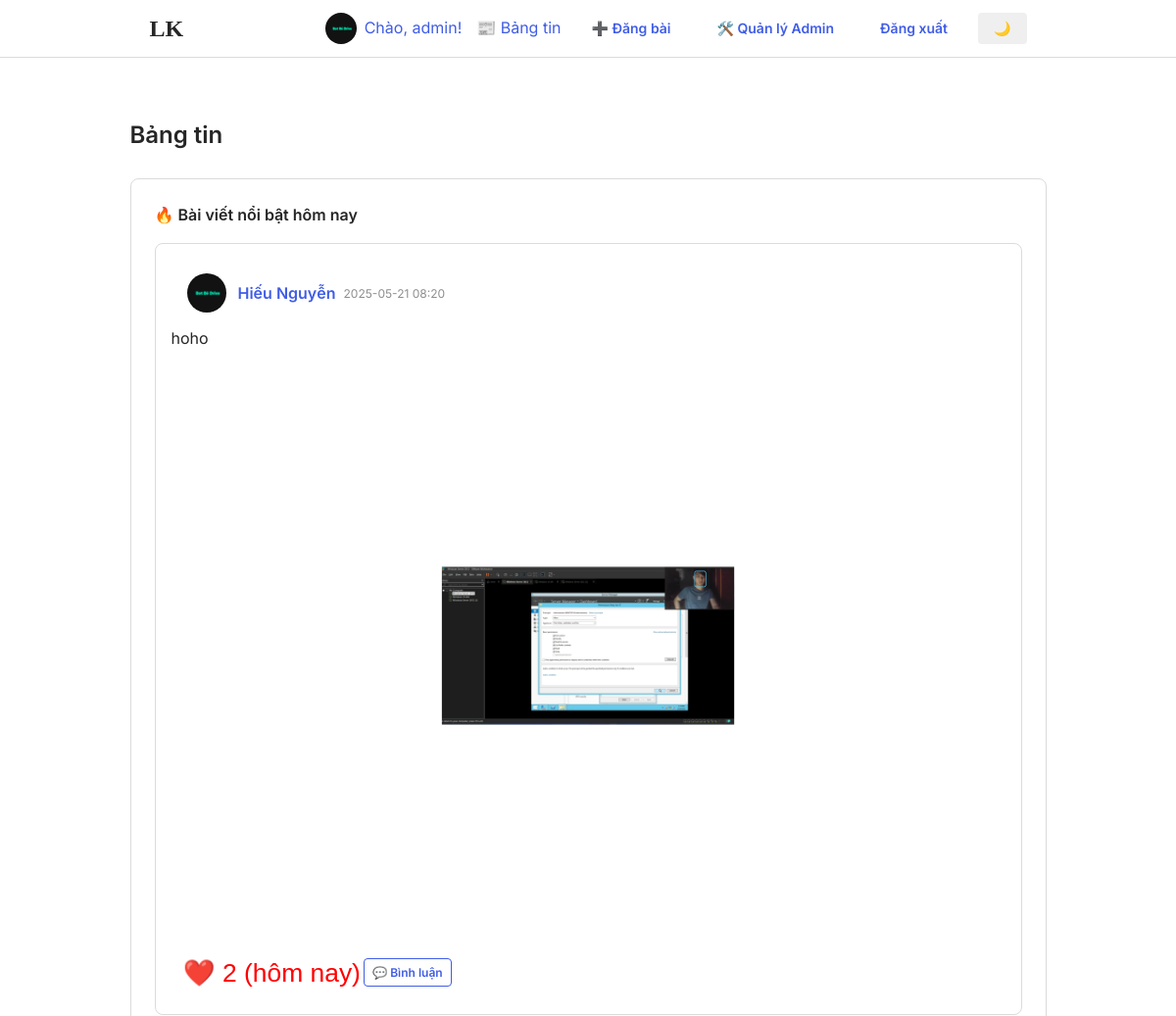
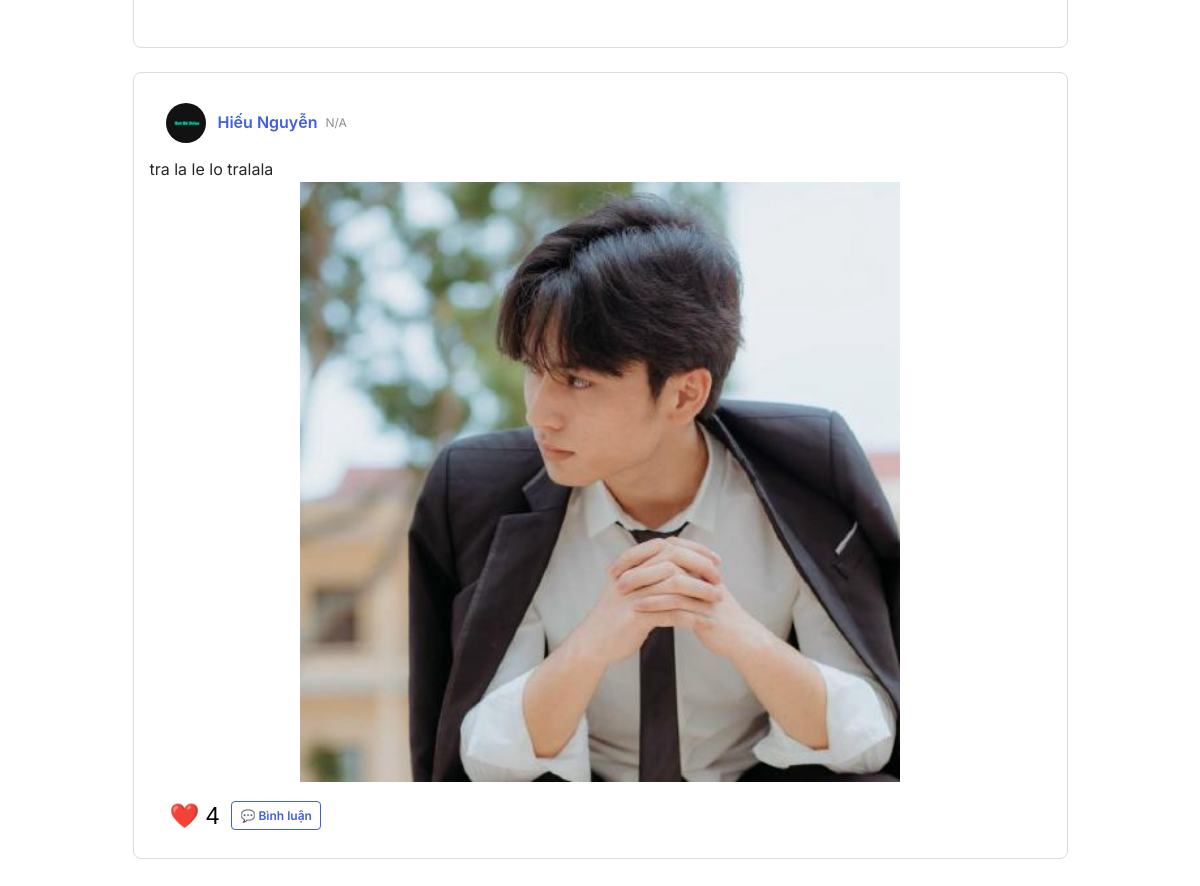
The app's page /home (signed in) with its own data (2 pictures, top to bottom).
### app/models.py (models this page shows, shortened)
class User(db.Model, UserMixin):
    id = db.Column(db.Integer, primary_key=True)
    username = db.Column(db.String(64), unique=True, nullable=False)
    email = db.Column(db.String(120), unique=True, nullable=False)
    password = db.Column(db.String(128), nullable=False)
    avatar = db.Column(db.String(200), default='default.jpg')
    total_hearts = db.Column(db.Integer, default=0)
    is_admin = db.Column(db.Boolean, default=False)
    is_active = db.Column(db.Boolean, default=True)
    posts = db.relationship('Post', back_populates='user', lazy=True, cascade='all, delete-orphan')
    comments = db.relationship('Comment', back_populates='user', lazy=True, cascade='all, delete-orphan')
    post_likes = db.relationship('Like', back_populates='user', lazy=True)
    comment_likes = db.relationship('Comment', secondary=comment_likes, back_populates='liked_by', lazy='dynamic')
    sent_messages = db.relationship('Message', foreign_keys='Message.sender_id', back_populates='sender', lazy=True)
    received_messages = db.relationship('Message', foreign_keys='Message.receiver_id', back_populates='receiver', lazy=True)
    sent_friend_requests = db.relationship('Friendship', foreign_keys='Friendship.user_id', back_populates='user', lazy=True)
    received_friend_requests = db.relationship('Friendship', foreign_keys='Friendship.friend_id', back_populates='friend', lazy=True)
    calls_made = db.relationship('Call', foreign_keys='Call.caller_id', back_populates='caller', lazy=True)
    calls_received = db.relationship('Call', foreign_keys='Call.callee_id', back_populates='callee', lazy=True)

class Post(db.Model):
    id = db.Column(db.Integer, primary_key=True)
    user_id = db.Column(db.Integer, db.ForeignKey('user.id'), nullable=False)
    content = db.Column(db.Text, nullable=False)
    image = db.Column(db.String(200))
    created_at = db.Column(db.DateTime, default=lambda: datetime.now(tz), index=True)
    updated_at = db.Column(db.DateTime, onupdate=lambda: datetime.now(tz))
    user = db.relationship('User', back_populates='posts')
    comments = db.relationship('Comment', back_populates='post', lazy=True, cascade='all, delete-orphan')
    likes = db.relationship('Like', back_populates='post', lazy=True, cascade='all, delete-orphan')
    def like_count(self):
        return len(self.likes)
    def get_daily_likes(self):
        today = date.today()
        return Like.query.filter(
            Like.post_id == self.id,
            func.date(Like.created_at) == today
        ).count()
    @classmethod
    def get_top_daily_posts(cls, limit=5, min_daily_likes=1):
        today = date.today()
        daily_likes = (
            db.session.query(
                Like.post_id,
                func.count(Like.id).label('daily_likes')
            )
            .filter(func.date(Like.created_at) == today)
            .group_by(Like.post_id)
            .subquery()
        )
        return (
            cls.query
            .outerjoin(daily_likes, cls.id == daily_likes.c.post_id)
            .order_by(
                db.desc(daily_likes.c.daily_likes),
                db.desc(cls.created_at)
            )
            .limit(limit)
            .all()
        )
    @classmethod
    def get_recent_posts_excluding(cls, exclude_ids, limit=20):
        return cls.query.filter(~cls.id.in_(exclude_ids)).order_by(cls.created_at.desc()).limit(limit).all()

### app/routes.py (the view)
@main.route('/')
@main.route('/home')
@login_required
def home():
    try:
        top_daily_posts = Post.get_top_daily_posts()
        if top_daily_posts and top_daily_posts[0].get_daily_likes() > 0:
            top_ids = [p.id for p in top_daily_posts]
        else:
            top_ids = []
        other_posts = Post.get_recent_posts_excluding(top_ids)
        posts = top_daily_posts + other_posts
        tz_hanoi = timezone('Asia/Ho_Chi_Minh')
        for post in posts:
            if post.created_at:
                utc = pytz.utc
                if post.created_at.tzinfo is None:
                    post.created_at = utc.localize(post.created_at)
                post.created_at_hn = post.created_at.astimezone(tz_hanoi)
            else:
                post.created_at_hn = None
                current_app.logger.warning(f"Bài viết ID {post.id} không có giá trị created_at.")
        top_users = User.query.order_by(User.total_hearts.desc()).limit(5).all()
        return render_template('home.html', posts=posts, top_users=top_users)
    except Exception as e:
        current_app.logger.error(f"Lỗi trang chủ: {str(e)}")
        flash('Đã xảy ra lỗi khi tải trang chủ.', 'danger')
        return redirect(url_for('main.home'))

### app/templates/home.html
{% extends 'base.html' %}
{% block content %}
<div class="container main-content">
  <h2>Bảng tin</h2>
  {% set featured_post = posts[0] if posts and posts[0].get_daily_likes() > 0 else None %}
  {% if featured_post %}
  <div class="featured-post card mb-3">
    <div class="card-header bg-primary text-white">
      <h4>🔥 Bài viết nổi bật hôm nay</h4>
    </div>
    <div class="post-card featured">
      <div class="post-header d-flex items-center">
        <img src="{{ url_for('static', filename='avatars/' + (featured_post.user.avatar or 'default.jpg')) }}"
             alt="{{ featured_post.user.username }}" class="post-avatar">
        <div class="post-user">
          <a href="{{ url_for('main.profile', username=featured_post.user.username) }}" class="post-username">{{ featured_post.user.username }}</a>
          <span class="post-time text-muted">
            {{ featured_post.created_at_hn.strftime('%Y-%m-%d %H:%M') if featured_post.created_at_hn else 'N/A' }}
          </span>
        </div>
      </div>
      <div class="post-content">
        <p>{{ featured_post.content }}</p>
        {% if featured_post.image %}
        <img src="{{ url_for('static', filename='uploads/' + featured_post.image) }}" alt="Post image" class="post-image">
        {% endif %}
      </div>
      <div class="post-actions d-flex gap-1">
        <button class="btn-like {% if current_user.is_authenticated and featured_post.likes|selectattr('user_id', 'equalto', current_user.id)|list %}liked{% endif %}"
                data-post-id="{{ featured_post.id }}">❤️ {{ featured_post.get_daily_likes() }} (hôm nay)</button>
        <a href="{{ url_for('main.post_detail', post_id=featured_post.id) }}" class="btn btn-outline btn-sm">💬 Bình luận</a>
      </div>
    </div>
  </div>
  {% endif %}
  {% for post in posts %}
    {% if not featured_post or post.id != featured_post.id %}
    <div class="post-card">
      <div class="post-header d-flex items-center">
        <img src="{{ url_for('static', filename='avatars/' + (post.user.avatar or 'default.jpg')) }}"
             alt="{{ post.user.username }}" class="post-avatar">
        <div class="post-user">
          <a href="{{ url_for('main.profile', username=post.user.username) }}" class="post-username">{{ post.user.username }}</a>
          <span class="post-time text-muted">
            {{ post.created_at_hn.strftime('%Y-%m-%d %H:%M') if post.created_at_hn else 'N/A' }}
          </span>
        </div>
      </div>
      <div class="post-content">
        <p>{{ post.content }}</p>
        {% if post.image %}
        <img src="{{ url_for('static', filename='uploads/' + post.image) }}" alt="Post image" class="post-image">
        {% endif %}
      </div>
      <div class="post-actions d-flex gap-1">
        <button class="btn-like {% if current_user.is_authenticated and post.likes|selectattr('user_id', 'equalto', current_user.id)|list %}liked{% endif %}"
                data-post-id="{{ post.id }}">❤️ {{ post.like_count() }}</button>
        <a href="{{ url_for('main.post_detail', post_id=post.id) }}" class="btn btn-outline btn-sm">💬 Bình luận</a>
      </div>
    </div>
    {% endif %}
  {% endfor %}
</div>
{% endblock %}

### app/templates/base.html (shortened to what this page needs)
<!DOCTYPE html>
<html lang="en">
<head>
  <link rel="stylesheet" href="{{ url_for('static', filename='css/style.css') }}">
</head>
<body>
  <header class="navbar">
    <div class="container">
      <a href="{{ url_for('main.home') }}" class="logo">LK</a>
      <nav class="nav-links">
        {% if current_user.is_authenticated %}
          <div class="user-info">
            <img src="{{ url_for('static', filename='avatars/' + (current_user.avatar or 'default.jpg')) }}" alt="Avatar" class="avatar">
            <a href="{{ url_for('main.profile') }}" class="username">Chào, {{ current_user.username }}!</a>
          </div>
          <a href="{{ url_for('main.feed') }}">📰 Bảng tin</a>
          <a href="{{ url_for('main.create_post') }}" class="btn">➕ Đăng bài</a>
          {% if current_user.is_admin %}
            <a href="{{ url_for('admin.dashboard') }}" class="btn btn-admin">🛠️ Quản lý Admin</a>
          {% endif %}
          <a href="{{ url_for('main.logout') }}" class="btn">Đăng xuất</a>
        {% else %}
          <a href="{{ url_for('main.login') }}" class="btn">Đăng nhập</a>
          <a href="{{ url_for('main.register') }}" class="btn btn-primary">Đăng ký</a>
        {% endif %}
        <button id="darkModeToggle" class="btn btn-toggle" title="Chuyển chế độ sáng/tối">
          <span class="toggle-icon">🌙</span>
        </button>
      </nav>
    </div>
  </header>
  <main class="main-content container">
    {% block content %}{% endblock %}
  </main>
</body>
</html>

### app/static/css/style.css (style rules this page uses)
:root { --primary-color: #405DE6; --secondary-color: #5851DB; --accent-color: #833AB4; --red: #ed4956; --green: #4CAF50; --bg-color: #ffffff; --text-color: #262626; --light-gray: #fafafa; --medium-gray: #dbdbdb; --dark-gray: #8e8e8e; --border-color: #dbdbdb; --header-bg: #ffffff; --comment-bg: #f5f5f5; --card-bg: #ffffff; --btn-bg: #e0e0e0; --btn-text: #262626; --btn-primary-bg: #405DE6; --btn-primary-text: #ffffff; --btn-danger-bg: #dc3545; }
* { box-sizing: border-box; margin: 0; padding: 0; }
body { font-family: 'Inter', -apple-system, BlinkMacSystemFont, "Segoe UI", Roboto, Helvetica, Arial, sans-serif; background-color: var(--bg-color); color: var(--text-color); line-height: 1.6; transition: background-color 0.3s ease, color 0.3s ease; }
a { color: var(--primary-color); text-decoration: none; }
img { max-width: 100%; height: auto; }
.container { max-width: 935px; margin: 0 auto; padding: 0 20px; }
.main-content { padding: 30px 0; }
h1, h2, h3, h4 { margin-bottom: 1rem; font-weight: 600; }
h2 { font-size: 1.5rem; margin-bottom: 1.5rem; }
.card { background-color: var(--card-bg); border: 1px solid var(--border-color); border-radius: 8px; padding: 1.5rem; margin-bottom: 1.5rem; }
.post-card { background-color: var(--card-bg); border: 1px solid var(--border-color); border-radius: 8px; padding: 1rem; margin-bottom: 1.5rem; }
.btn { display: inline-block; padding: 0.5rem 1rem; border-radius: 4px; font-weight: 600; font-size: 0.875rem; cursor: pointer; transition: all 0.3s ease; text-align: center; border: none; }
.btn-outline { background: transparent; border: 1px solid var(--primary-color); color: var(--primary-color); }
.btn-sm { padding: 0.25rem 0.5rem; font-size: 0.75rem; }
.avatar { --avatar-size: 32px; width: var(--avatar-size); height: var(--avatar-size); border-radius: 50%; object-fit: cover; object-position: center; aspect-ratio: 1/1; display: block; image-rendering: -webkit-optimize-contrast; image-rendering: crisp-edges; -ms-interpolation-mode: bicubic; backface-visibility: hidden; transform: translateZ(0); will-change: transform; }
.post-avatar { width: 40px; height: 40px; border-radius: 50%; object-fit: cover; margin-right: 12px; }
.post-header { display: flex; align-items: center; padding: 14px 16px; }
.post-avatar, .comment-avatar { transition: transform 0.2s ease; }
.navbar { background-color: var(--header-bg); border-bottom: 1px solid var(--border-color); padding: 10px 0; position: sticky; top: 0; z-index: 100; }
.navbar .container { display: flex; justify-content: space-between; align-items: center; }
.logo { font-size: 1.5rem; font-weight: 600; color: var(--text-color); font-family: 'Billabong', cursive; }
.nav-links { display: flex; align-items: center; gap: 15px; }
.user-info { display: flex; align-items: center; gap: 8px; }
.post-user { display: flex; align-items: center; flex-grow: 1; }
.post-username { font-weight: 600; margin-right: 0.5rem; }
.post-time { color: var(--dark-gray); font-size: 0.75rem; }
.post-image { width: 100%; max-height: 600px; object-fit: contain; }
.post-actions { padding: 0.5rem 1rem; display: flex; align-items: center; gap: 1rem; }
.post-actions button { background: none; border: none; cursor: pointer; font-size: 1.5rem; padding: 0.25rem; }
.btn-like.liked { color: var(--red); }
.d-flex { display: flex; }
.items-center { align-items: center; }
.gap-1 { gap: 0.5rem; }
.text-muted { color: var(--dark-gray); }
.btn-like { transition: all 0.2s; }
.btn-like.liked { color: #ff0000; transform: scale(1.1); }

### records on screen
User: avatar (placeholder picture), username "admin"
User: avatar (placeholder picture), user.username "Hiếu Nguyễn"
Post: content "hoho", image (picture), get_daily_likes "2"
Post: avatar (placeholder picture), user.username "Hiếu Nguyễn", created_at_hn "N/A", content "tra la le lo tralala", image (picture), like_count "4"
